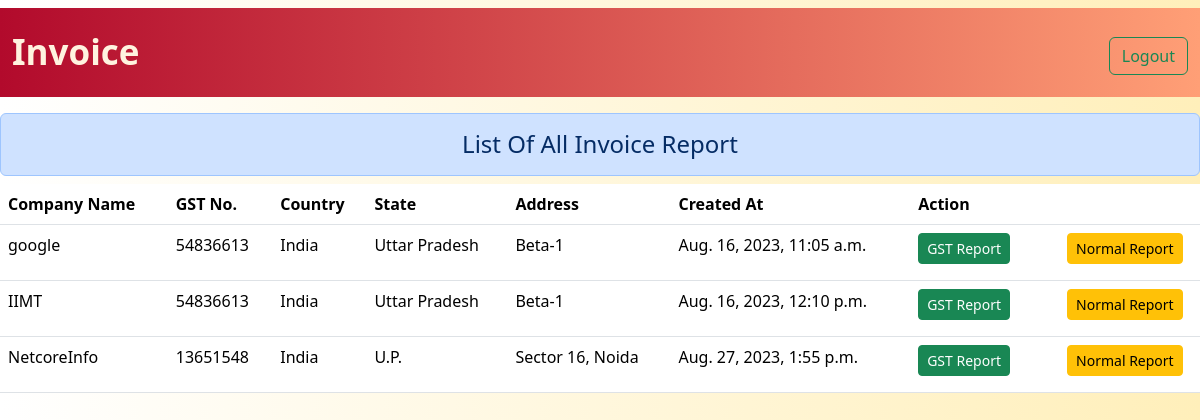
The page /report_client/ (signed in) on the database its author committed.
### web/models.py (models this page shows, shortened)
class Client(models.Model):
    company_name = models.CharField(max_length=250)
    gst_number = models.CharField(max_length=250)
    country = models.CharField(max_length=150)
    state = models.CharField(max_length=150)
    address = models.CharField(max_length=250)
    created_at = models.DateTimeField(auto_now_add=True)

### web/views.py (the view)
# urls.py: path('report_client/', views.report_client, name='report_client'),
def report_client(request):
    if request.user.is_authenticated:
        if request.method == 'POST':
            obj = Client.objects.all()
        else:
            obj = Client.objects.all()
            context = {'report_list':obj}
        return render(request, 'report.html', context)
    else:
        return HttpResponseRedirect('/')

### templates/report.html (shortened to what this page needs)
{% extends 'base.html' %}
{% block body %}
<h4 class="alert my-2 alert-primary text-center">List Of All Invoice Report</h4>
<table class="table">
    <thead>
      <tr>
        <th scope="col">Company Name</th>
        <th scope="col">GST No.</th>
        <th scope="col">Country</th>
        <th scope="col">State</th>
        <th scope="col">Address</th>
        <th scope="col">Created At</th>
        <th scope="col">Action</th>
      </tr>
    </thead>
    <tbody>
      {% for obj in report_list %}
      <tr>
        <td>{{obj.company_name}}</td>
        <td>{{obj.gst_number}}</td>
        <td>{{obj.country}}</td>
        <td>{{obj.state}}</td>
        <td>{{obj.address}}</td>
        <td>{{obj.created_at}}</td>
        <td>
          <div class="row">
            <div class="col-6">
              <a href="{% url 'show_client' obj.id %}"><h4 class="btn btn-success btn-sm">GST Report</h4></a>
            </div>
            <div class="col-6">
              <a href="{% url 'update_client' obj.id %}"><h4 class="btn btn-warning  btn-sm">Normal Report</h4></a>
            </div>
          </div>
        </td>
      </tr>
      {% endfor %}
    </tbody>
  </table>
{% endblock body %}

### templates/base.html (style rules this page uses)
body { background: #FFEFBA; background: -webkit-linear-gradient(to right, #FFFFFF, #FFEFBA); background: linear-gradient(to right, #FFFFFF, #FFEFBA); }

### rows shown on the page
Client: company_name "google", gst_number "54836613", country "India", state "Uttar Pradesh", address "Beta-1", created_at "Aug. 16, 2023, 11:05 a.m."
Client: company_name "IIMT", gst_number "54836613", country "India", state "Uttar Pradesh", address "Beta-1", created_at "Aug. 16, 2023, 12:10 p.m."
Client: company_name "NetcoreInfo", gst_number "13651548", country "India", state "U.P.", address "Sector 16, Noida", created_at "Aug. 27, 2023, 1:55 p.m."
